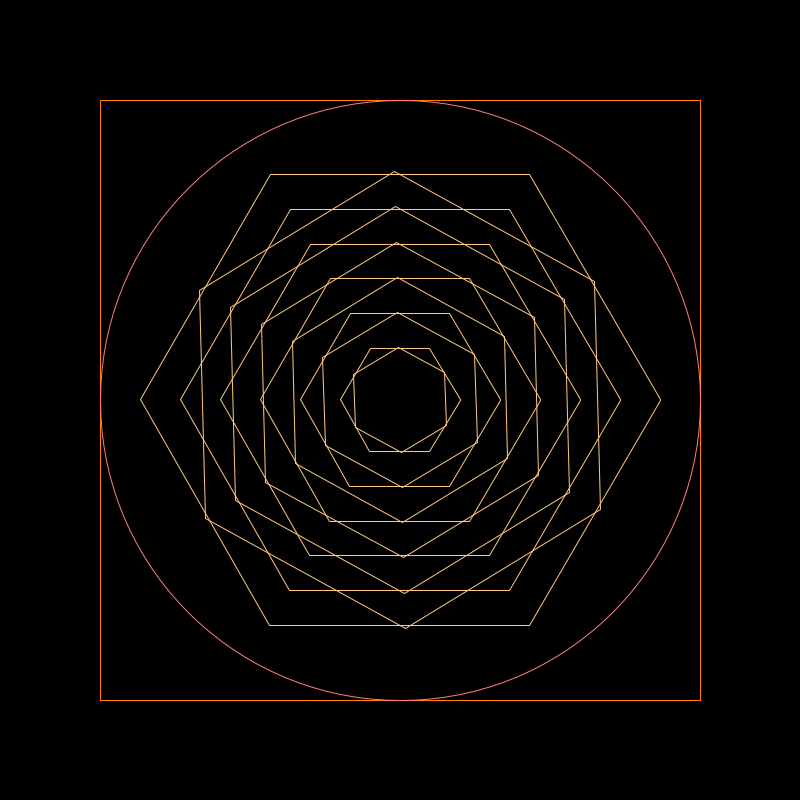
Frame 1 (no input)
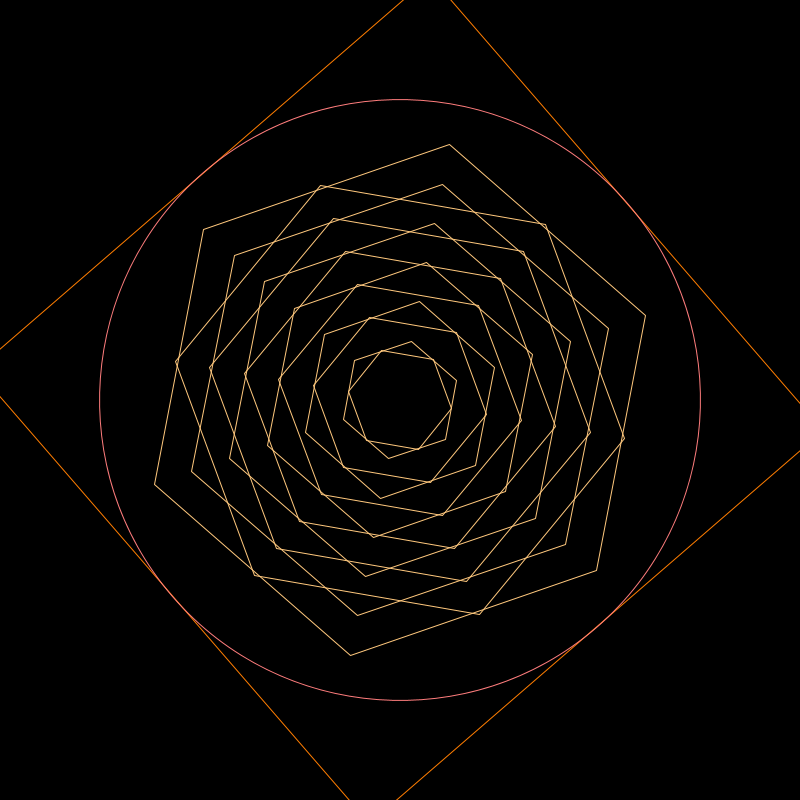
Frame 60 (the mouse pressed at the canvas centre just before this capture)
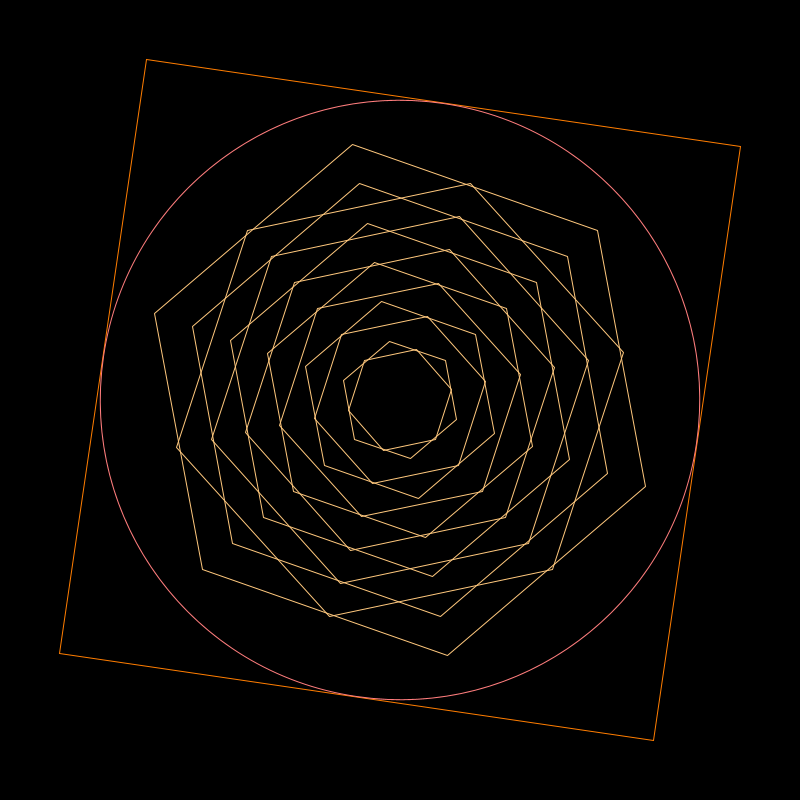
Frame 120 (the mouse held since frame 60 and released just before this capture)

The Processing sketch that drew these frames (run headless with seeded random() and noise(); from frame 60 on, the mouse is pressed at the canvas centre):

// Processing sketch: super_hexagon
// ── super_hexagon.pde
void setup() {
	size(800, 800);
	background(0);
}



void polygon(float x, float y, float radius, int npoints) {
  float angle = TWO_PI / npoints;

  beginShape();
  for (float a = 0; a < TWO_PI; a += angle) {
    float sx = x + cos(a) * radius;
    float sy = y + sin(a) * radius;
    vertex(sx, sy);
  }    
  endShape(CLOSE);

  beginShape();
  for (float a = 0; a < TWO_PI; a += angle) {    
    float sx = x + cos(a) * radius; 
    float sy = y + sin(a) * radius;
    float sxb = x + cos(a + 1) * radius;
    float syb = y + sin(a + 1) * radius;
    float sx1 = lerp(sx, sxb, .5);
    float sy1 = lerp(sy, syb, .5);
    vertex(sx1, sy1);
  }
  endShape(CLOSE);

}

void draw() {
  background(0);
  translate(width / 2, height /2);
  rotate(frameCount / 8);
  strokeWeight(1);
  noFill();

  float distance = 40;
  float numbOf = 6;
  float init = 60;

  stroke(255, 200, 125);
  beginShape();
  for (int i = 0; i < numbOf; ++i) {
    float r = distance * i + init;
    polygon(0, 0, r, 6);  
  }
  endShape();

  beginShape();
  rotate((frameCount / 16) * -1); 
  stroke(255, 125, 0);
  float side = ((distance + init) * numbOf);
  float x = - (side / 2);
  float y = - (side / 2);
  float w = side;
  float h = side; 
  rect(x, y, w, h);
  endShape();

  stroke(255, 125, 125);
  ellipse(0, 0, side, side);
  // line();
}
